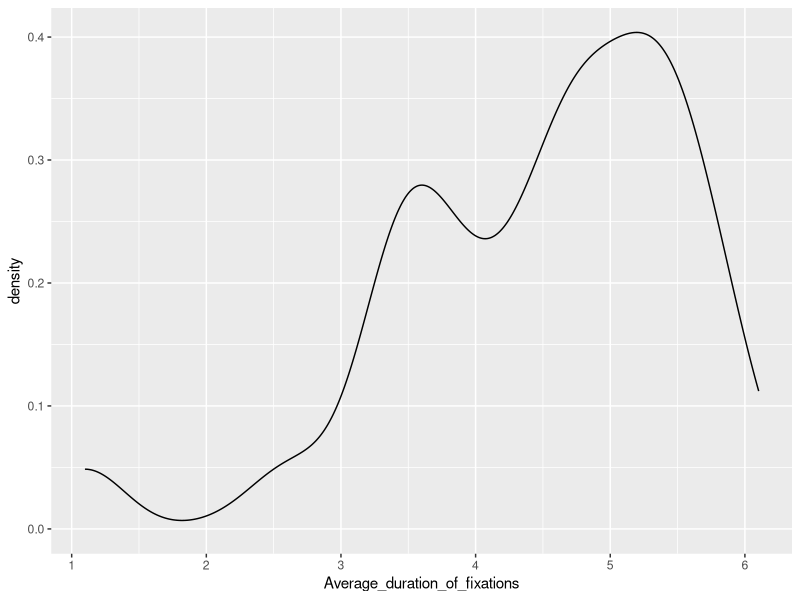
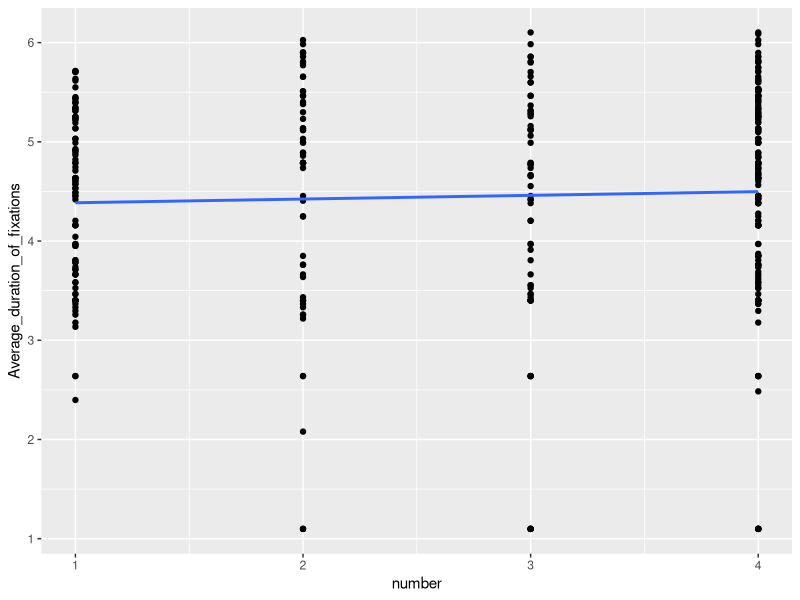

Generate these figures, in order, with R:
# Libraries
library(tidyverse)
library(ggthemes)
library(lme4)
library(lmerTest)

# Data Import
df_raw <- read_tsv("./data/eye_tracker1.tsv")
summary(df_raw)

# Data Cleaning
q1 <- quantile(df_raw$Average_duration_of_fixations, 0.25, na.rm = TRUE)
q3 <- quantile(df_raw$Average_duration_of_fixations, 0.75, na.rm = TRUE)
iqr <- q3 - q1
lower_bound <- q1 - 1.5 * iqr
upper_bound <- q3 + 1.5 * iqr

df_clean <- df_raw %>%
    select(c(Participant, clause_type, number, Stimulus, Total_duration_of_fixations, Average_duration_of_fixations, Number_of_fixations, Duration_of_first_fixation, Number_of_saccades_in_AOI)) %>% # Select relevant columns
    na.omit() %>% # Remove rows with missing values
    mutate(Stimulus = ifelse(Stimulus == "s1", 1, ifelse(Stimulus == "s2", 2, ifelse(Stimulus == "s3", 3, ifelse(Stimulus == "s4", 4, 5))))) %>% # Encode segments as numbers
    mutate(number = ifelse(number == "ss", 1, ifelse(number == "pp", 2, ifelse(number == "sp", 3, 4)))) %>% # Encode number as numbers
    mutate(clause_type = ifelse(clause_type == "sr", 1, 2)) %>% # Encode clause type as numbers
    filter(Average_duration_of_fixations > lower_bound & Average_duration_of_fixations < upper_bound) %>% # Removing outliers
    mutate(Average_duration_of_fixations = log(Average_duration_of_fixations)) %>% # Use logarithmic scale to normalize data
    filter(is.finite(Average_duration_of_fixations)) # Remove infinite values

df_norm <- ggplot(df_clean, aes(x = Average_duration_of_fixations)) +
    geom_density() # Checking for normality
df_norm

# Linear Regression Model
df_lm <- lmer(data = df_clean, Average_duration_of_fixations ~ clause_type + number + (1 | number))
summary(df_lm)

# Data Visualization
df_plot <- df_clean %>%
    ggplot(aes(x = number, y = Average_duration_of_fixations)) +
    geom_point() +
    geom_smooth(method = lm, se = FALSE)
df_plot
